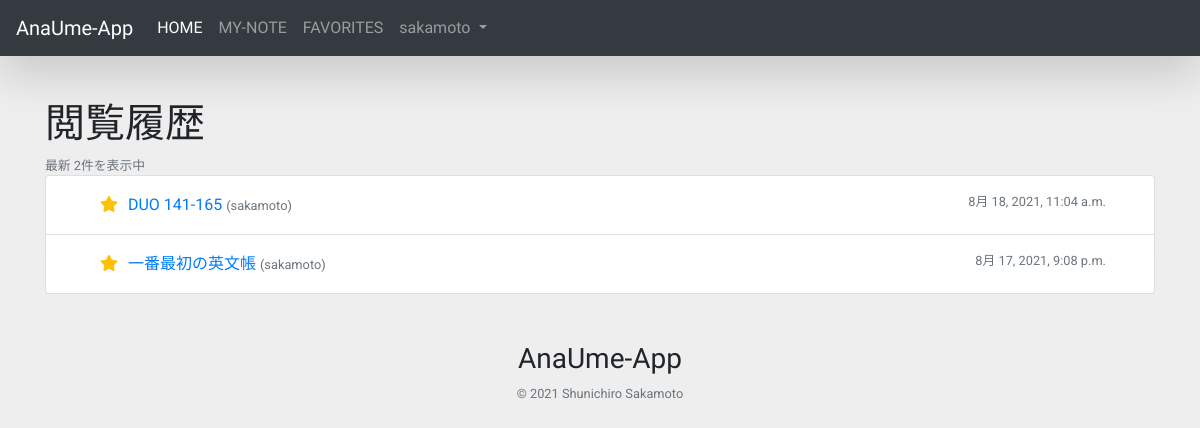
The app's page /history (signed in) with its own data.
### main/models.py (models this page shows)
class NoteLog(models.Model):
    user = models.ForeignKey(User, on_delete=models.CASCADE)
    note = models.ForeignKey(Note, on_delete=models.CASCADE)
    created_at = models.DateTimeField('作成日時', auto_now_add=True)

class Note(models.Model):
    user = models.ForeignKey(User, on_delete=models.SET_NULL, null=True)
    title = models.CharField('題名', max_length=20)

### main/views.py (the view)
# urls.py: path('history', views.history, name='history'),
@login_required
def history(request):
    data = {
        'logs': NoteLog.objects.filter(user=request.user).order_by('-created_at')[:100]
    }
    return render(request, 'main/history.html', data)

### main/templatetags/note_to_fav.py (called while the page is built)
@register.simple_tag
def note_to_fav(user, note):
    if Fav.objects.filter(user=user, note=note).exists():
        return 'fas'
    else:
        return 'far'

### templates/main/history.html (shortened to what this page needs)
{% extends "base.html" %}
{% load i18n static %}
{% load note_to_fav %}
{% load django_bootstrap5 %}
{% block content %}
    <h1>閲覧履歴</h1>
    <small class="text-muted">最新 {{ logs|length }}件を表示中</small>
    <ul class="list-group">
        {% for log in logs %}
            <li class="list-group-item px-5 py-3">
                <button class="btn-fav border-0" formaction="{% url 'main:fav_note' note_id=log.note.id %}">
                    <i class="{% note_to_fav user log.note %} fa-star"></i>
                </button>
                <a href="{% url 'main:note' log.note.id %}">{{ log.note.title }}</a>
                <small class="text-muted">({{ log.note.user.username }})</small>
                <small class="text-muted float-right">{{ log.created_at }}</small>
            </li>
        {% endfor %}
    </ul>
{% endblock content %}

### templates/base.html (shortened to what this page needs)
{% load i18n static %}
{% load bootstrap_icons %}
<!DOCTYPE html>{% get_current_language as LANGUAGE_CODE %}
<html lang="{{ LANGUAGE_CODE|default:"en-us" }}">
<head>
    <link rel="stylesheet" href="{% static 'css/bootstrap.min.css' %}">
    <link rel="stylesheet" href="{% static 'css/base.css' %}">
    <link rel="stylesheet" href="https://use.fontawesome.com/releases/v5.15.3/css/all.css"
>
</head>
<body>
<nav class="navbar navbar-expand-lg navbar-dark bg-dark fixed-top shadow-lg">
    <a class="navbar-brand" href="{% url 'main:index' %}">AnaUme-App</a>
    <div class="collapse navbar-collapse" id="navbarSupportedContent">
        <ul class="navbar-nav mr-auto">
            <li class="nav-item active">
                <a class="nav-link" href="{% url 'main:index' %}">HOME</a>
            </li>
            {% if user.is_anonymous %}
                <li class="nav-item">
                    <a class="nav-link" href="{% url 'account:login' %}">LOGIN</a>
                </li>
                <li class="nav-item">
                    <a class="nav-link" href="{% url 'account:signup' %}">SIGNUP</a>
                </li>
            {% else %}
                <li class="nav-item">
                    <a class="nav-link" href="{% url 'main:mynote' %}">MY-NOTE</a>
                </li>
                <li class="nav-item">
                    <a class="nav-link" href="{% url 'main:favorite' %}">FAVORITES</a>
                </li>
                <li class="nav-item dropdown">
                    <a class="nav-link dropdown-toggle" href="#" id="navbarDropdown" role="button"
                       data-toggle="dropdown"
                       aria-haspopup="true" aria-expanded="false">
                        {{ user.username }}
                    </a>
                </li>
            {% endif %}
        </ul>
    </div>
</nav>
<div class="container">
    <div class="row mx-auto w-100 d-flex flex-column">
        {% block content %}{% endblock %}
    </div>
    <footer class="pt-4 mx-auto my-md-4 pt-md-4 row mt-4">
        <div class="col-12 text-center">
            <h3 class="logo">AnaUme-App</h3>
            <small class="d-block mb-3 text-muted">© 2021 Shunichiro Sakamoto</small>
        </div>
    </footer>
</div>
</body>
</html>

### static/css/base.css (style rules this page uses)
body { padding-top: 100px; background-color: #eeeeee; }
.container { display: flex; flex-wrap: wrap; font-family: 'Roboto', sans-serif; }
.navbar, .logo { font-family: 'Quicksand', sans-serif; }
.btn-fav { border: #6c757d solid 2px; border-radius: 8px; background: #ffffff; color: #ffc107; cursor: pointer; opacity: 1; transition: all 0.2s; }

### records on screen
NoteLog: note "DUO 141-165", note.user.username "sakamoto", created_at "8月 18, 2021, 11:04 a.m."
NoteLog: note "一番最初の英文帳", note.user.username "sakamoto", created_at "8月 17, 2021, 9:08 p.m."

### other values on screen
{{ user.username }} "sakamoto"
{{ logs|length }} "2"
